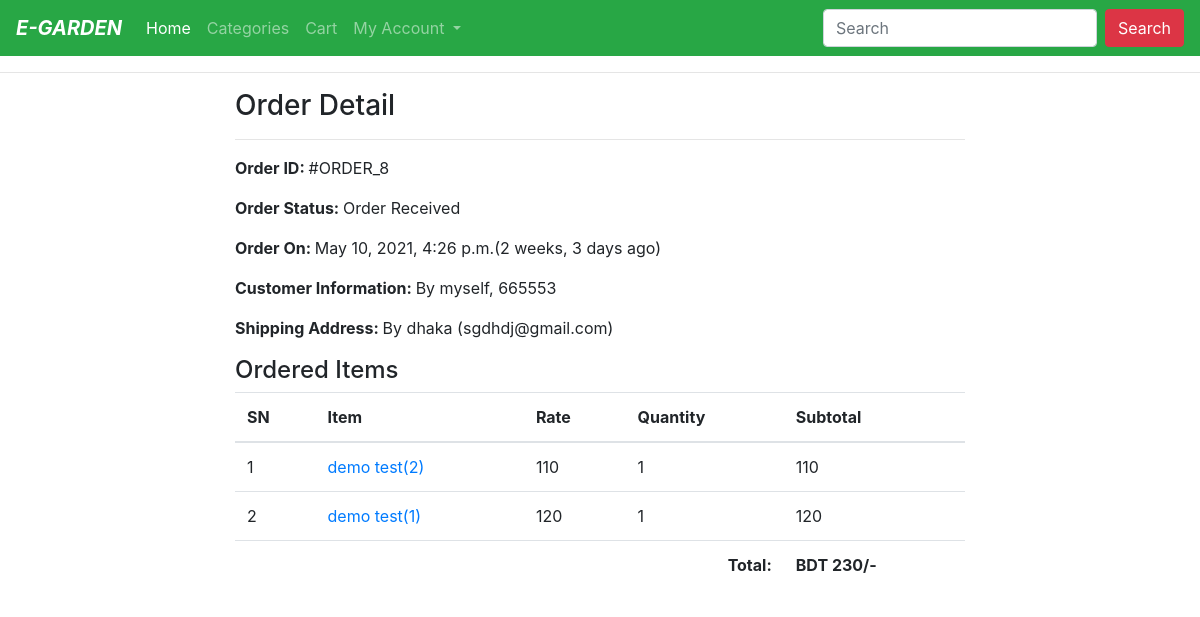
Screenshot of /profile/order-8/ (signed in) with the database file from the repository.
### mainapp/models.py (models this page shows, shortened)
class Order(models.Model):
    cart = models.OneToOneField(Cart, on_delete=models.CASCADE)
    ordered_by = models.CharField(max_length=200)
    shipping_address = models.CharField(max_length=200)
    mobile = models.CharField(max_length=10)
    email = models.EmailField(null=True, blank=True)
    subtotal = models.PositiveIntegerField()
    discount = models.PositiveIntegerField()
    total = models.PositiveIntegerField()
    order_status = models.CharField(max_length=50, choices=ORDER_STATUS, default="Order Processing")
    created_at = models.DateTimeField(auto_now_add=True)
    payment_method = models.CharField(
        max_length=20, choices=METHOD, default="Cash On Delivery")
    payment_completed = models.BooleanField(
        default=False, null=True, blank=True)

class CartProduct(models.Model):
    cart = models.ForeignKey(Cart, on_delete=models.CASCADE)
    product = models.ForeignKey(Product, on_delete=models.CASCADE)
    rate = models.PositiveIntegerField()
    quantity = models.PositiveIntegerField()
    subtotal = models.PositiveIntegerField()

class Product(models.Model):
    title = models.CharField(max_length=200)
    slug = models.SlugField(unique=True)
    category = models.ForeignKey(Category, on_delete=models.CASCADE)
    image = models.ImageField(upload_to="products")
    selling_price = models.PositiveIntegerField()
    description = models.TextField()
    return_policy = models.CharField(max_length=300, null=True, blank=True)
    view_count = models.PositiveIntegerField(default=0)

### mainapp/views.py (the view)
# urls.py: path("profile/order-<int:pk>/", CustomerOrderDetailView.as_view(),
class CustomerOrderDetailView(DetailView):
    template_name = "customerorderdetail.html"
    model = Order
    context_object_name = "ord_obj"
    def dispatch(self, request, *args, **kwargs):
        if request.user.is_authenticated and Customer.objects.filter(user=request.user).exists():
            order_id = self.kwargs["pk"]
            order = Order.objects.get(id=order_id)
            if request.user.customer != order.cart.customer:
                return redirect("mainapp:customerprofile")
        else:
            return redirect("/login/?next=/profile/")
        return super().dispatch(request, *args, **kwargs)

### templates/customerorderdetail.html (shortened to what this page needs)
{% extends "base.html" %}
{% load humanize %}
{% block content %}
<div class="container">
    <div class="row">
        <div class="col-md-8 mx-auto">
            <h3>Order Detail</h3><hr>
            <p><span class="font-weight-bold">Order ID: </span> #ORDER_{{ord_obj.id}}</p>
            <p><span class="font-weight-bold">Order Status: </span> {{ord_obj.order_status}}</p>
            <p><span class="font-weight-bold">Order On: </span> {{ord_obj.created_at}}({{ord_obj.created_at|timesince}} ago)</p>
            <p><span class="font-weight-bold">Customer Information: </span> By {{ord_obj.ordered_by}}, {{ord_obj.mobile}}</p>
            <p><span class="font-weight-bold">Shipping Address: </span> By {{ord_obj.shipping_address}} ({{ord_obj.email}})</p>
            <h4>Ordered Items</h4>
            <table class="table">
                <thead>
                    <tr>
                        <th>SN</th>
                        <th>Item</th>
                        <th>Rate</th>
                        <th>Quantity</th>
                        <th>Subtotal</th>
                    </tr>
                </thead>
                <tbody>
                    {% for cp in ord_obj.cart.cartproduct_set.all %}
                    <tr>
                        <td>{{forloop.counter}}</td>
                        <td><a target="_blank" href="{% url 'mainapp:productdetail' cp.product.slug %}">{{cp.product.title}}({{cp.product.id}})</a></td>
                        <td>{{cp.rate}}</td>
                        <td>{{cp.quantity}}</td>
                        <td>{{cp.subtotal}}</td>
                    </tr>
                    {% endfor %}
                    <tr>
                        <th colspan="4" class="text-right">Total: </th>
                        <th>BDT {{ord_obj.total|intcomma}}/-</th>
                    </tr>
                </tbody>
            </table>
        </div>
    </div>
</div>
{% endblock %}

### rows the page displays
Order: id "8", order_status "Order Received", created_at "May 10, 2021, 4:26 p.m.", created_at "2 weeks, 3 days", ordered_by "myself", mobile "665553", shipping_address "dhaka", email "sgdhdj@gmail.com", total "230"
CartProduct: product "demo test", product.id "2", rate "110", quantity "1", subtotal "110"
CartProduct: product "demo test", product.id "1", rate "120", quantity "1", subtotal "120"
